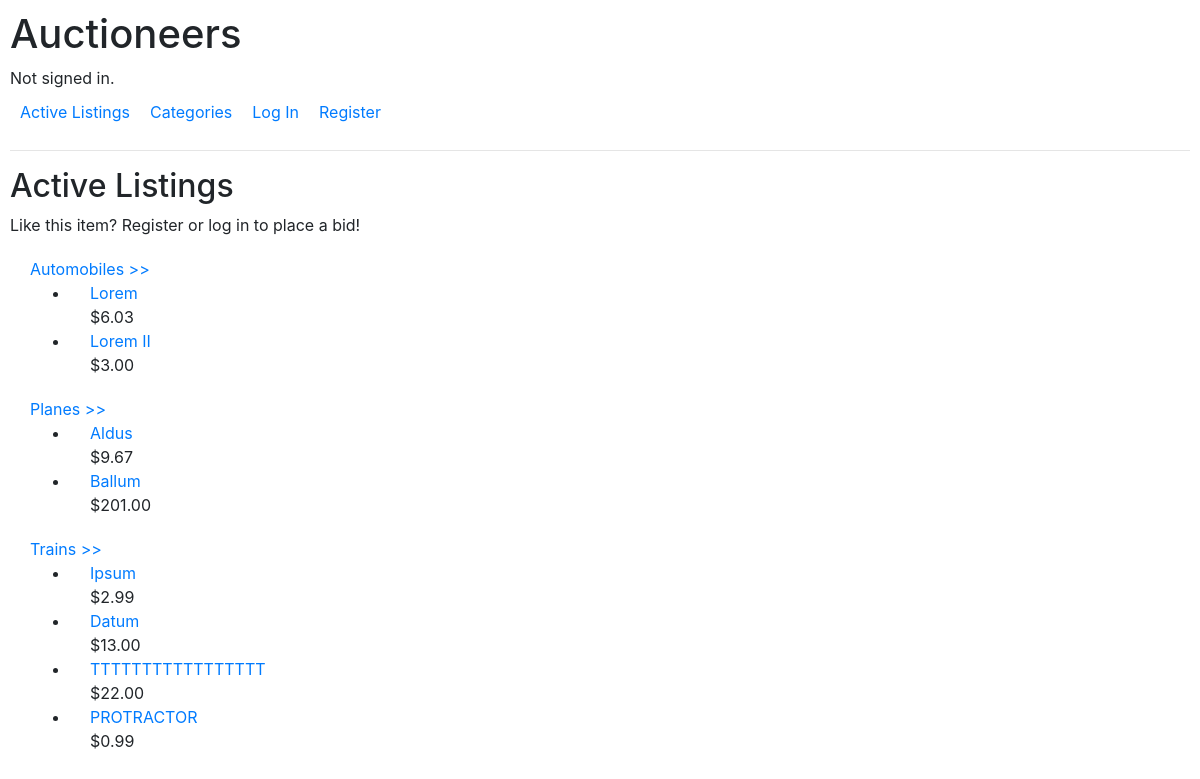
Before: / with the older database file.
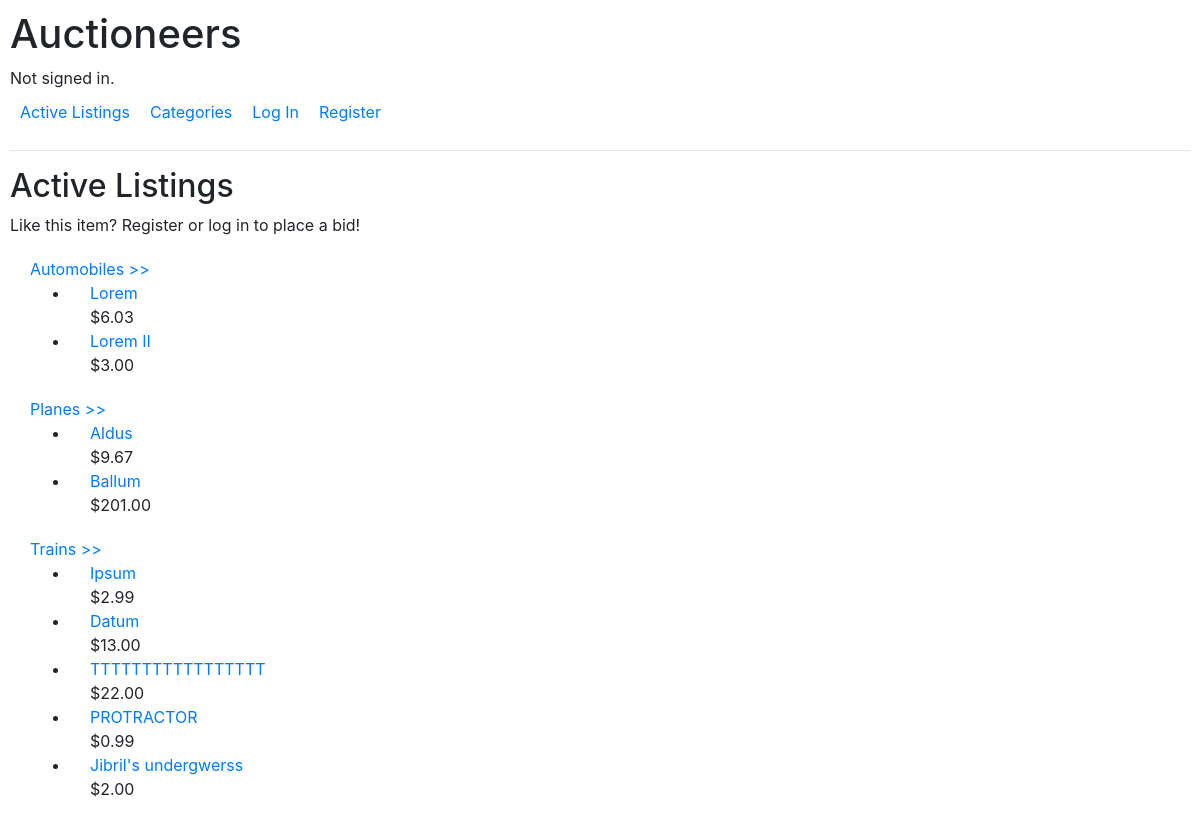
After: the same page with the newer database file.
### auctions/models.py (models this page shows, shortened)
class Category(models.Model):
    title = models.CharField(max_length=25)

class Auction_Listing(models.Model):
    category = models.ForeignKey(Category, on_delete=models.PROTECT, related_name="listings")
    title = models.CharField(max_length = 25)
    description = models.TextField()
    image = models.FileField(upload_to="media/", blank=False, default="media/placeholder.jpg")
    quantity = models.IntegerField()
    price = models.DecimalField(max_digits=10, decimal_places=2)
    current_bid = models.ForeignKey("Bid", on_delete=models.PROTECT, related_name="listings", null=True, blank=True)
    seller = models.ForeignKey(User, on_delete=models.CASCADE, related_name="listings")
    timestamp = models.DateTimeField(auto_now_add=True)
    closing_time = models.DateTimeField(blank=False)
    is_open = models.BooleanField(default=True)

### auctions/views.py (the view)
# urls.py: path("", views.index, name="index"),
def index(request):
    categories = Category.objects.order_by('title')
    return render(request, "auctions/index.html", {
        "categories":categories,
        "listings":Auction_Listing.objects.all(),
    })

### auctions/templates/auctions/index.html
{% extends "auctions/layout.html" %}
{% block body %}
    <h2>Active Listings</h2>
    {% if not is_authenticated %}
        Like this item? Register or log in to place a bid!
    {% endif %}
    {% for category in categories %}
        {% if category.listings.count > 0 %}
            <div id="listing_block">
                <a id="listing_category" href="{% url 'category_detail' category.id %}">{{ category.title }} >></a>
                <ul>
                    {% for listing in listings %}
                        {% if listing.category.id == category.id %}
                        <li>
                            <div id="listing_title">
                                    {% include "auctions/user_seller_routing.html" with listing=listing user=user %}                            </div>
                            <div id="listing_price">
                                ${{ listing.price }}
                            </div>
                        </li>
                        {% endif %}
                    {% endfor %}
                </ul>
            </div>
        {% endif %}
    {% endfor %}
{% endblock %}

### auctions/templates/auctions/user_seller_routing.html
{% if listing.seller.id == user.id %}
    <a href="{% url 'sell' listing.id %}">{{ listing.title }}</a>
{% else %}
    <a href="{% url 'listing_detail' listing.id %}">{{ listing.title }}</a>
{% endif %}

Changed rows visible on the page:
added Auction_Listing: title "Jibril's undergwerss", price "2.00", shown under Category "Trains"
